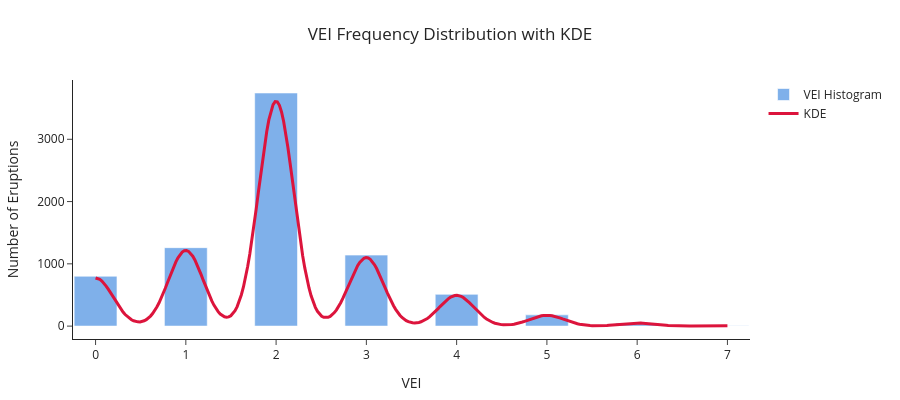

The code cell stored with this chart in its notebook:
### Markdown cell above
## 3.2: VEI Distribution

- We visualize the distribution of VEI using an interactive Plotly histogram. 
- This allows precise inspection of eruption counts by VEI level while avoiding misleading smoothing. 
- VEI is a discrete integer variable, so a histogram with integer-aligned bins is the most appropriate visual representation.

### Code cell
# Drop missing VEI
vei_values = eda_df["VEI"].dropna()
x_vals = np.linspace(vei_values.min(), vei_values.max(), 300)

# KDE estimation
kde = gaussian_kde(vei_values)
kde_vals = kde(x_vals)

# Create figure with smaller width and taller height
fig_vei = go.Figure()

# Histogram
fig_vei.add_trace(go.Histogram(
    x=vei_values,
    nbinsx=15,
    name="VEI Histogram",
    marker_color="#4A90E2",
    opacity=0.7,
))

# KDE curve (scaled to histogram height)
fig_vei.add_trace(go.Scatter(
    x=x_vals,
    y=kde_vals * len(vei_values) * (vei_values.max()-vei_values.min())/15,
    mode="lines",
    name="KDE",
    line=dict(color="crimson", width=3)
))

# Updated layout with poster-friendly aspect ratio
fig_vei.update_layout(
    title="VEI Frequency Distribution with KDE",
    title_x=0.5,
    template="simple_white",
    xaxis_title="VEI",
    yaxis_title="Number of Eruptions",
    bargap=0.05,
    width=900,    # poster-friendly width
    height=400,   # increased height to avoid stretching
    margin=dict(l=60, r=40, t=80, b=60)
)

fig_vei.show()

### Figure 1 — Plotly figure (JSON) as saved in the notebook; plotly's stock layout.template omitted (floating-point values rounded to 4 significant figures; data arrays with more than 128 entries replaced by an {"elided": "..."} marker saying what was removed)
{"data": [{"marker": {"color": "#4A90E2"}, "name": "VEI Histogram", "nbinsx": 15, "opacity": 0.7, "type": "histogram", "x": {"elided": "7699 int values"}}, {"line": {"color": "crimson", "width": 3}, "mode": "lines", "name": "KDE", "type": "scatter", "x": {"elided": "300 float values"}, "y": {"elided": "300 float values"}}], "layout": {"bargap": 0.05, "height": 400, "margin": {"b": 60, "l": 60, "r": 40, "t": 80}, "title": {"text": "VEI Frequency Distribution with KDE", "x": 0.5}, "width": 900, "xaxis": {"title": {"text": "VEI"}}, "yaxis": {"title": {"text": "Number of Eruptions"}}}}
